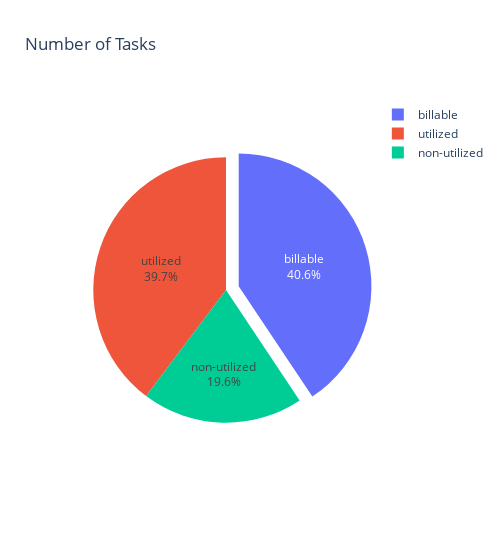

The code cell stored with this chart in its notebook:
### Code cell
tasks_data_pie = {"billable": billable_df.shape[0], "utilized": ultilized_df.shape[0]}
tasks_data_pie["non-utilized"] = len(df) - tasks_data_pie["utilized"] - tasks_data_pie["billable"]
fig = go.Figure()
fig.add_trace(go.Pie(labels=list(tasks_data_pie.keys()), values=list(tasks_data_pie.values()),
                     textinfo='label+percent', pull=[0.1, 0, 0]))  # Adjust the pull parameter as needed
fig.update_layout(
    title='Number of Tasks',
    width=500,
)
fig.show()

### Figure 1 — Plotly figure (JSON) as saved in the notebook; plotly's stock layout.template omitted (floating-point values rounded to 4 significant figures)
{"data": [{"labels": ["billable", "utilized", "non-utilized"], "pull": [0.1, 0, 0], "textinfo": "label+percent", "type": "pie", "values": [89, 87, 43]}], "layout": {"title": {"text": "Number of Tasks"}, "width": 500}}
